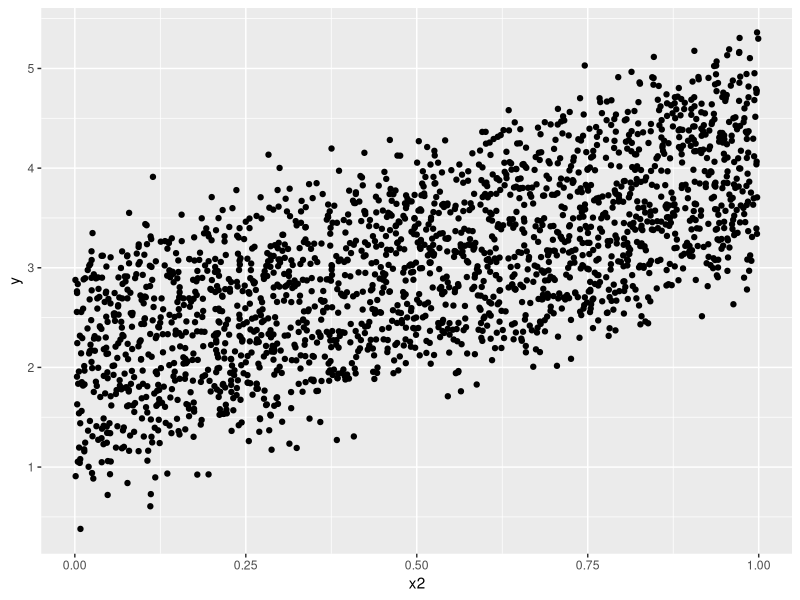
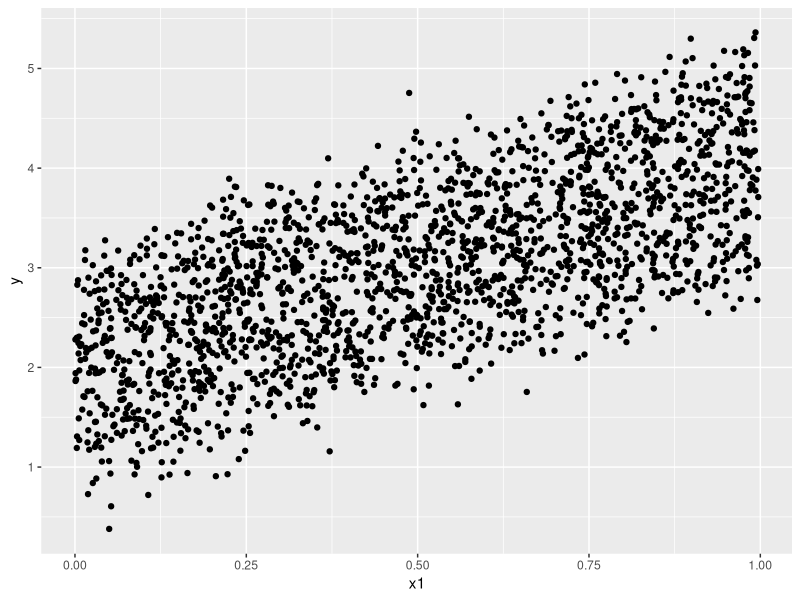
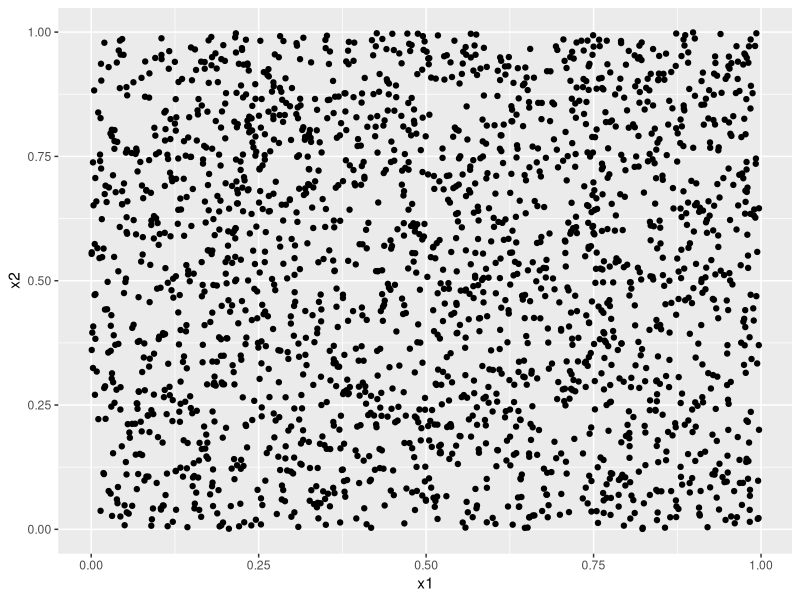
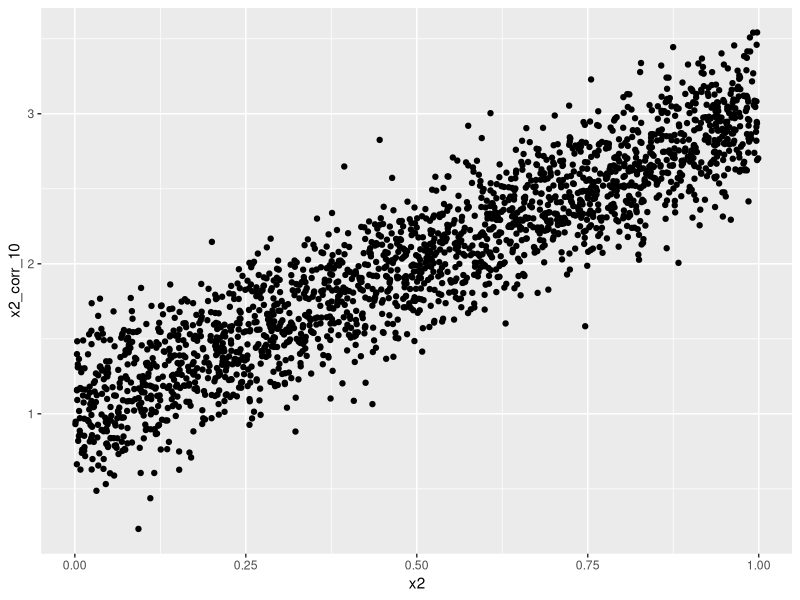
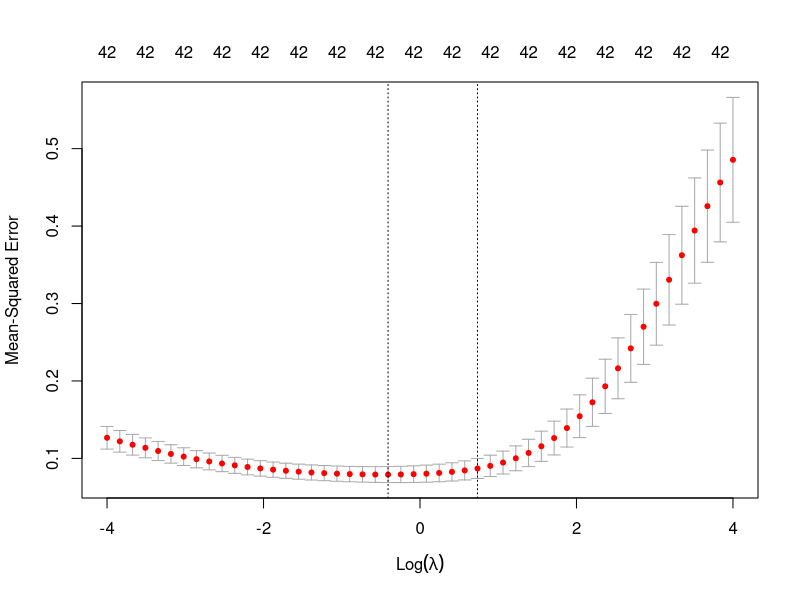
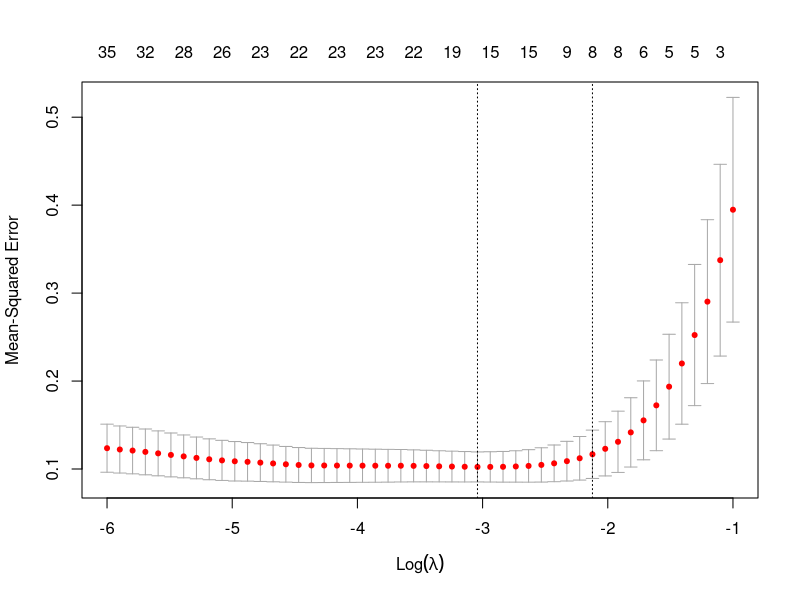
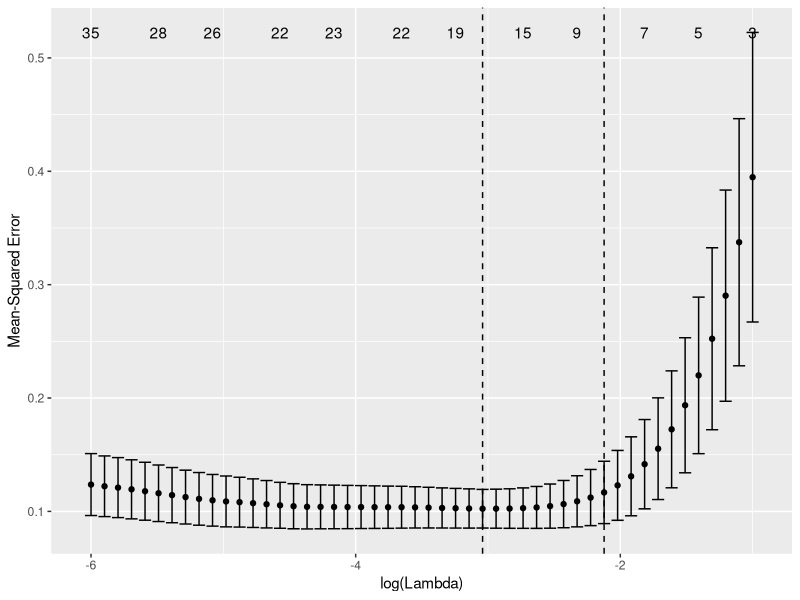
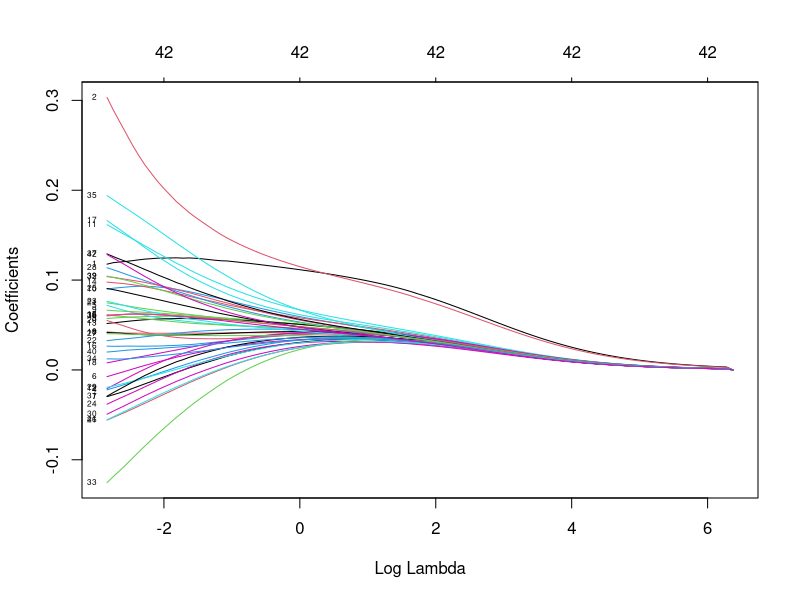

These figures' R source, in order:


library(tidyverse)
library(glmnet)
library(ggfortify)

set.seed(666)

# sample sizes
N_TRAIN = 100
N_TEST = 2000
N = N_TRAIN + N_TEST

# DGP
df_dgp = tibble(
  x1 =  runif(N, 0, 1)
  ,x2 = runif(N, 0, 1)
  ,y =  rnorm(N, 1 + 2*x1 + 2*x2, 0.25)
)

ggplot(df_dgp) +
  geom_point(aes(x2, y))

ggplot(df_dgp) +
  geom_point(aes(x1, y))

ggplot(df_dgp) +
  geom_point(aes(x1, x2))

# MULTICOLINEALIDAD

# Sumamos N_COLS covariables correlacionadas con cada feature
N_COLS = 20
NOISE = 0.25 # cuanto mas chico, mas correlacionadas

df_cor_cols_1 = replicate(
  N_COLS, rnorm(N, 1 + 2*df_dgp$x1, NOISE), simplify=T) %>% 
  magrittr::set_colnames(paste0("x1_corr_", 1:ncol(.))) %>% 
  as_tibble()
df_cor_cols_2 = replicate(
  N_COLS, rnorm(N, 1 + 2*df_dgp$x2, NOISE), simplify=T) %>% 
  magrittr::set_colnames(paste0("x2_corr_", 1:ncol(.))) %>% 
  as_tibble()

df = list(df_dgp, df_cor_cols_1, df_cor_cols_2) %>% bind_cols()

# analizamos las correlaciones
df_cor = cor(df) %>% 
  as.table() %>% 
  as.data.frame() %>% 
  as_tibble() %>% 
  filter(Var1 != Var2) %>% 
  rename(cor=Freq) %>% 
  arrange(-abs(cor))
df_cor

ggplot(df) +
  geom_point(aes(x2, x2_corr_10))

# train-test split
idx_train = sample(nrow(df), N_TRAIN)
df_train = df[idx_train,]
df_test =  df[-idx_train,]

dim(df_train)

# modelo base
mod_base = lm(y ~ x1 + x2, df_train)
pred_base = predict(mod_base, newdata=df_test)

# modelo con multicolinealidad
mod_multicol = lm(y ~ ., df_train)
pred_multicol = predict(mod_multicol, newdata=df_test)

# ridge (alpha=0)
X = df_train %>% select(-y) %>% as.matrix()
Y = df_train$y
lambda_seq = exp(seq(-4, 4, length.out=50)) # NOTE lambda seq se elige a prueba-error
cv_ridge = glmnet::cv.glmnet(
  x=X, y=Y, alpha=0, nfolds=5, type.measure="mse", lambda=lambda_seq)
mod_ridge = glmnet::glmnet(x=X, y=Y, alpha=0)
pred_ridge = predict(
  mod_ridge,
  s = cv_ridge$lambda.1se,
  newx = df_test %>% select(-y) %>% as.matrix()
)
# NOTE por default: standardize=TRUE

# lasso (alpha=1)
lambda_seq = exp(seq(-6, -1, length.out=50))
cv_lasso = glmnet::cv.glmnet(
  x=X, y=Y, alpha=1, nfolds=5, type.measure="mse", lambda=lambda_seq)
mod_lasso = glmnet::glmnet(x=X, y=Y, alpha=1)
pred_lasso = predict(
  mod_lasso,
  s = cv_lasso$lambda.1se,
  newx = df_test %>% select(-y) %>% as.matrix()
)

# plot de lambda
plot(cv_ridge)
plot(cv_lasso)
# ggfortify!
autoplot(cv_lasso)


# plot de coeficientes
plot(mod_ridge, xvar="lambda", label=T)
plot(mod_lasso, xvar="lambda", label=T)


# RMSE
rmse = function(y, y_pred) sqrt(sum((y - y_pred)**2))

rmse(df_test$y, pred_base)
rmse(df_test$y, pred_multicol)
rmse(df_test$y, pred_ridge)
rmse(df_test$y, pred_lasso)


# coeficientes
broom::tidy(mod_base) %>% arrange(-abs(estimate))
broom::tidy(mod_multicol) %>% arrange(-abs(estimate))
df_coefs_ridge = coef(mod_ridge, s=cv_ridge$lambda.1se) %>% 
  as.matrix() %>% 
  as_tibble(rownames="term") %>% 
  rename(estimate=s1) %>% 
  arrange(-abs(estimate))
df_coefs_lasso = coef(mod_lasso, s=cv_lasso$lambda.1se) %>% 
  as.matrix() %>% 
  as_tibble(rownames="term") %>% 
  rename(estimate=s1) %>% 
  arrange(-abs(estimate))


as.data.frame(df_coefs_ridge)
as.data.frame(df_coefs_lasso)
